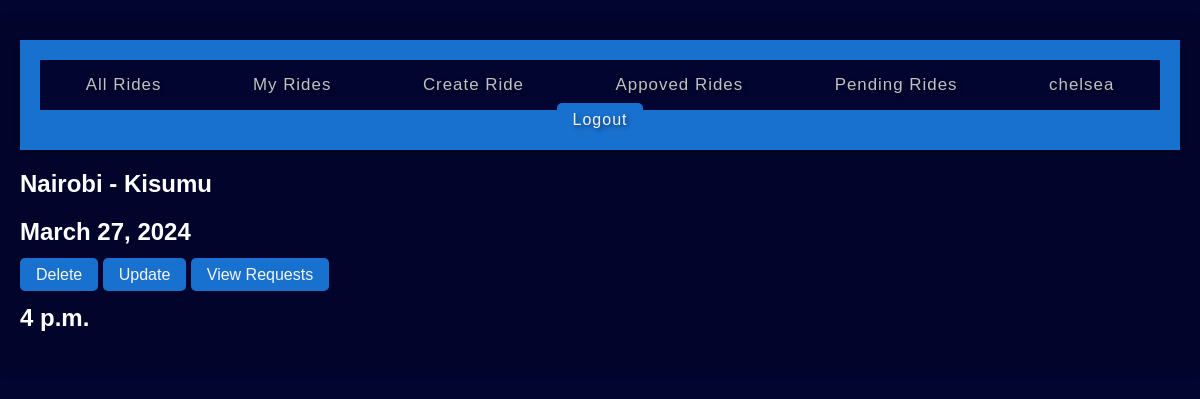
Page /catalog/myrides/ (signed in) on the earlier database version.
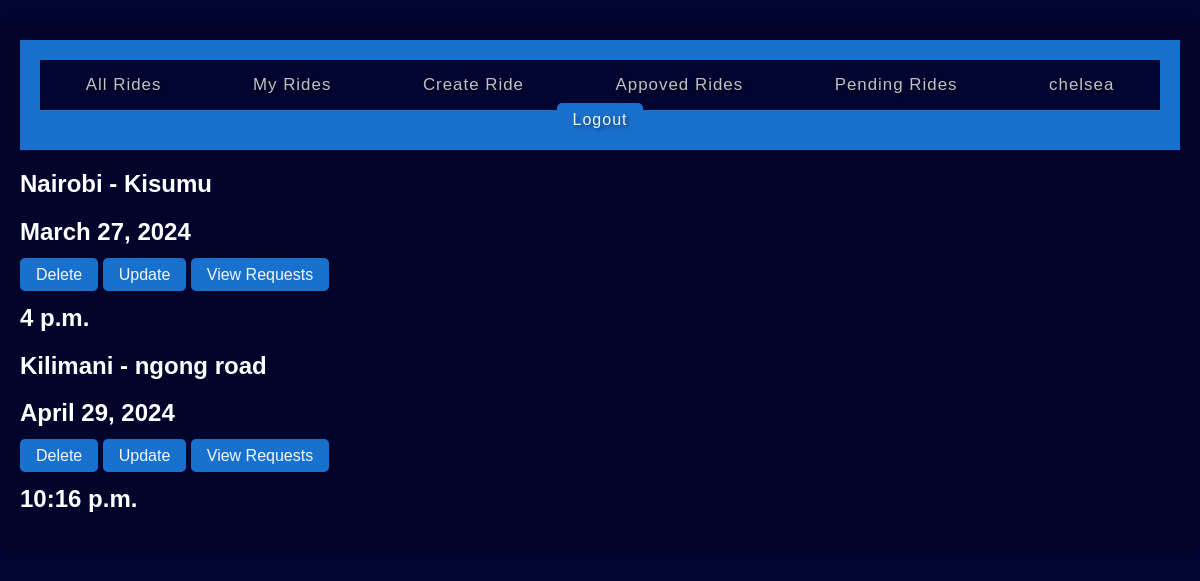
Same page on the later database version.
### catalog/models.py (models this page shows, shortened)
class Ride(models.Model):
    RideID = models.AutoField(primary_key = True)
    Source_Address = models.CharField(max_length = 128, help_text="")
    Dest_Address = models.CharField(max_length = 128, help_text="")
    NumberPlate = models.CharField(max_length = 128, help_text="")
    DL_No = models.CharField(max_length=100, help_text="")
    date = models.DateField(help_text="")
    time = models.TimeField(help_text="")
    Occupancy = models.IntegerField(help_text="")
    UserName = models.CharField(max_length = 128, help_text="")

### catalog/views.py (the view)
# urls.py: path('myrides/', views.myRide, name = "myRides"),
def myRide(request):
    current_user = request.user.username
    allRides = Ride.objects.filter(UserName = current_user)
    context = {'allRides' : allRides}
    return render(request, 'myRides.html', context)

### catalog/templates/myRides.html
{% extends 'base.html' %}
{% block content %}
{% for ride in allRides %}
<div class="wrap">
    <div class="ride">
        <h2 class="neonText" >{{ride.Source_Address}} - {{ride.Dest_Address}}</h2>
        <h2 class="neonText">{{ride.date}}</h2>
        <div class="buttonDiv">
            <a href="{% url 'delete' ride.RideID %}" class="button">Delete</a>
            <a href="{% url 'updateform' ride.RideID %}" class="button">Update</a>
            <a href="{% url 'requestRide' ride.RideID %}" class="button">View Requests</a>
        </div>
        <h2 class="neonText">{{ride.time}}</h2>
    </div>
</div>
    {% endfor %}
{% endblock %}

### catalog/templates/base.html (shortened to what this page needs)
{% load static %}
<!doctype html>
<html lang="en">
  <head>
  </head>
  <body>
    <link rel="stylesheet" href="{% static 'css\stylesBase1.css' %}">
    <div class="main">
      <div class="top">
        <header>
          <nav>
            <ul class="nav__links">
              <li><a href="{% url 'allRides' %}" {% if request.path == '/carpool/allrides/' %} class = "active" {% endif %}>All Rides</a></li>
              <li><a href="{% url 'myRides' %}" {% if request.path == '/carpool/myrides/' %} class = "active" {% endif %}>My Rides</a></li>
              <li><a href="{% url 'create' %}" {% if request.path == '/carpool/create/' %} class = "active" {% endif %}>Create Ride</a></li>
              <li><a href="{% url 'approvedRides' %}" {% if request.path == '/carpool/approvedrides/' %} class = "active" {% endif %}>Appoved Rides</a></li>
              <li><a href="{% url 'pendingRides' %}" {% if request.path == '/carpool/pending' %} class = "active" {% endif %}>Pending Rides</a></li>
              <li><a>{{user.username}}</a></li>
            </ul>
          </nav>
          <a class="cta" href="{% url 'logout' %}">Logout</a>
        </header>
      </div>
      {% block content %}
      {% endblock %}
    </div>
  </body>
</html>

### catalog/static/css/stylesBase1.css (style rules this page uses)
body { font-family: Arial, sans-serif; margin: 0; padding: 0; background-color:rgb(2, 5, 48) ; color: rgb(255, 255, 255); }
header { letter-spacing: 1px; text-shadow: 2px 2px 4px rgba(0,0,0,0.5); font-size: calc(16px + 0.9px); background-color: #1971cf; color: black; padding: 20px; text-align: center; box-shadow: 0 2px 5px rgba(0, 0, 0, 0.274); }
ul.nav__links { list-style: none; padding: 0; margin: 0; background-color:rgb(2, 5, 48); overflow: hidden; display: flex; justify-content: space-around; }
ul.nav__links li { flex-grow: 1; text-align: center; }
ul.nav__links li a { display: block; color: silver; text-align: center; padding: 15px 20px; text-decoration: none; transition: background-color 0.3s, color 0.3s; }
ul.nav__links li a { position: relative; overflow: hidden; transition: color 0.3s; }
ul.nav__links li a::after { content: ''; position: absolute; bottom: 0; left: 0; width: 100%; height: 2px; background-color: #1971cf; transform: scaleX(0); transition: transform 0.3s ease; }
.main { padding: 20px; background-color:rgba(0,0,0,0.1); margin-top: 20px; box-shadow: 0 0 10px rgba(0,0,0,0.1); border-radius: 8px; }
.button, .cta { padding: 8px 16px; background-color: #1971cf; color: whitesmoke; border: none; cursor: pointer; text-decoration: none; font-size: 16px; border-radius: 5px; }

Differences in the rows shown:
added Ride: Source_Address "Kilimani", Dest_Address "ngong road", date "April 29, 2024", time "10:16 p.m."
